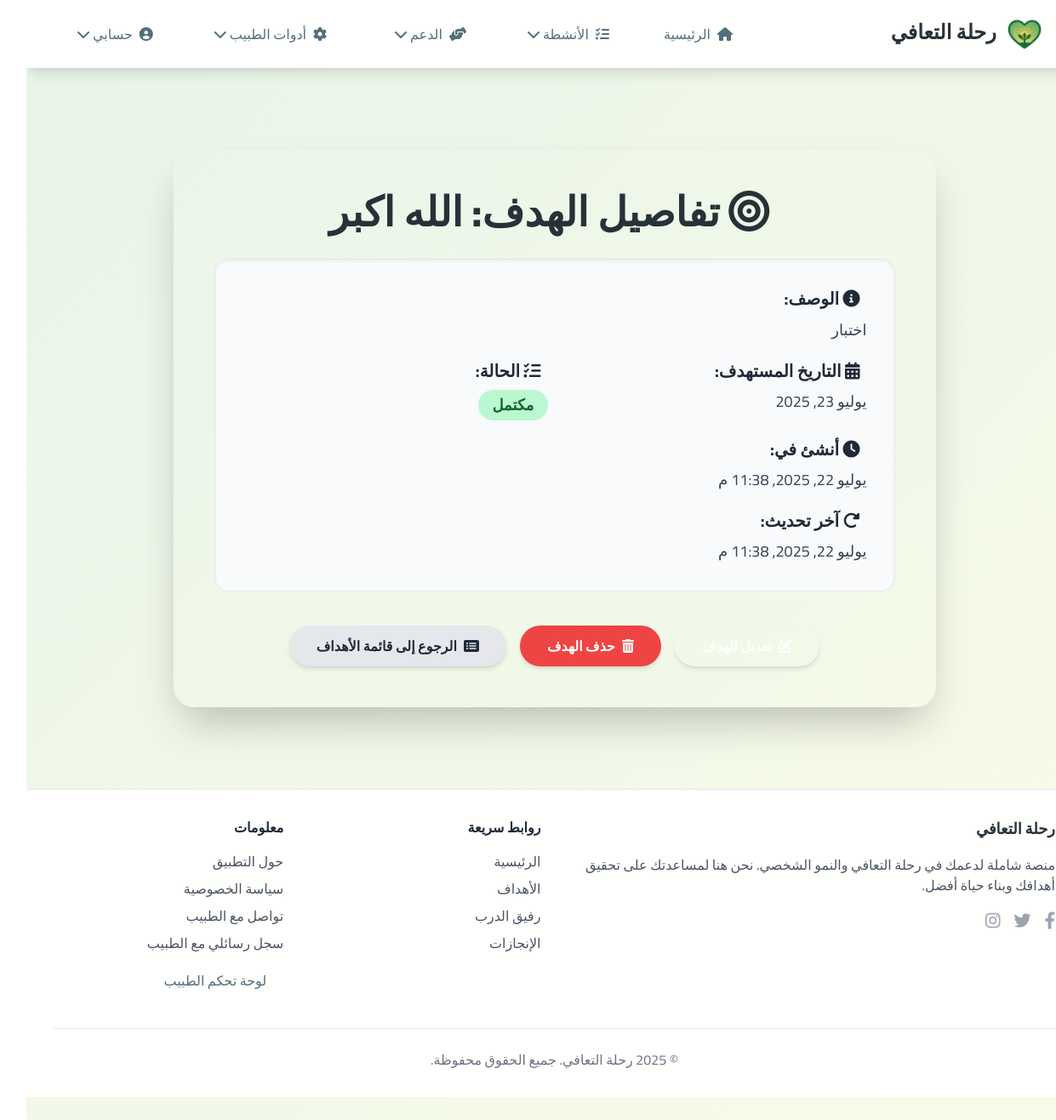
/goals/2/ (signed in), run on the app's committed database.
### goals/models.py (models this page shows, shortened)
class Goal(models.Model):
    user = models.ForeignKey(
        settings.AUTH_USER_MODEL,
        on_delete=models.CASCADE,
        related_name='goals',
        verbose_name="المستخدم"
    )
    title = models.CharField(max_length=200, verbose_name="عنوان الهدف")
    description = models.TextField(blank=True, verbose_name="الوصف")
    target_date = models.DateField(null=True, blank=True, verbose_name="التاريخ المستهدف")
    STATUS_CHOICES = [
        ('pending', 'قيد الانتظار'),
        ('in_progress', 'قيد التنفيذ'),
        ('completed', 'مكتمل'),
        ('cancelled', 'ملغي'),
    ]
    status = models.CharField(
        max_length=20,
        choices=STATUS_CHOICES,
        default='pending',
        verbose_name="الحالة"
    )
    created_at = models.DateTimeField(auto_now_add=True, verbose_name="تاريخ الإنشاء")
    updated_at = models.DateTimeField(auto_now=True, verbose_name="آخر تحديث")
    class Meta:
        ordering = ['-created_at']
        verbose_name = "هدف"
        verbose_name_plural = "أهداف"
    @property
    def is_overdue(self):
        if self.target_date and self.target_date < timezone.localdate() and self.status not in ['completed', 'cancelled']:
            return True
        return False

### goals/views.py (the view)
# urls.py: path('<int:pk>/', views.goal_detail, name='goal_detail'),
@login_required
def goal_detail(request, pk):
    goal = get_object_or_404(Goal, pk=pk, user=request.user)
    context = {
        'goal': goal,
    }
    return render(request, 'goals/goal_detail.html', context)

### goals/templates/goals/goal_detail.html (shortened to what this page needs)
{% extends 'base.html' %}
{% load static %}
{% block content %}
<div class="max-w-4xl mx-auto bg-surface rounded-3xl shadow-2xl p-8 md:p-12 my-8 animate-fade-in-up">
    <h1 class="text-4xl md:text-5xl font-extrabold text-center mb-8 leading-tight"
        style="color: var(--color-text-primary);">
        <i class="fas fa-bullseye text-primary-dark mr-3"></i> تفاصيل الهدف: <span class="text-primary">{{ goal.title }}</span>
    </h1>
    <div class="bg-gray-50 p-6 md:p-8 rounded-2xl shadow-inner border border-gray-200 mb-8 space-y-5">
        <div>
            <h3 class="text-xl font-bold text-gray-800 mb-2"><i class="fas fa-info-circle mr-2"></i> الوصف:</h3>
            <p class="text-gray-700 leading-relaxed text-lg whitespace-pre-wrap">{{ goal.description|default:"لا يوجد وصف." }}</p>
        </div>
        <div class="grid grid-cols-1 md:grid-cols-2 gap-4">
            <div>
                <h3 class="text-xl font-bold text-gray-800 mb-2"><i class="fas fa-calendar-alt mr-2"></i> التاريخ المستهدف:</h3>
                <p class="text-gray-700 text-lg">
                    {% if goal.target_date %}
                        {{ goal.target_date|date:"F j, Y" }}
                    {% else %}
                        غير محدد
                    {% endif %}
                </p>
            </div>
            <div>
                <h3 class="text-xl font-bold text-gray-800 mb-2"><i class="fas fa-tasks mr-2"></i> الحالة:</h3>
                <p class="text-lg font-semibold flex items-center">
                    <span class="px-4 py-1 rounded-full
                                 {% if goal.status == 'completed' %}bg-green-200 text-green-800
                                 {% elif goal.status == 'in_progress' %}bg-blue-200 text-blue-800
                                 {% elif goal.status == 'overdue' %}bg-red-200 text-red-800
                                 {% elif goal.status == 'cancelled' %}bg-gray-300 text-gray-800
                                 {% else %}bg-yellow-200 text-yellow-800{% endif %}">
                        {{ goal.get_status_display }}
                    </span>
                </p>
            </div>
        </div>
        <div>
            <h3 class="text-xl font-bold text-gray-800 mb-2"><i class="fas fa-clock mr-2"></i> أنشئ في:</h3>
            <p class="text-gray-700 text-lg">{{ goal.created_at|date:"F j, Y, P" }}</p>
        </div>
        <div>
            <h3 class="text-xl font-bold text-gray-800 mb-2"><i class="fas fa-redo-alt mr-2"></i> آخر تحديث:</h3>
            <p class="text-gray-700 text-lg">{{ goal.updated_at|date:"F j, Y, P" }}</p>
        </div>
    </div>
    <div class="flex flex-col sm:flex-row justify-center space-y-4 sm:space-y-0 sm:space-x-4 rtl:space-x-reverse mt-10">
        <a href="{% url 'goals:goal_edit' goal.pk %}"
           class="inline-flex items-center justify-center
                  bg-primary text-white font-bold py-3 px-8 rounded-full shadow-md
                  hover:scale-105 hover:bg-primary-dark transition duration-300 ease-in-out
                  focus:outline-none focus:ring-4 focus:ring-primary-light focus:ring-opacity-75">
            <i class="fas fa-edit mr-2 rtl:mr-0 rtl:ml-2"></i> تعديل الهدف
        </a>
        <a href="{% url 'goals:goal_confirm_delete' goal.pk %}"
           class="inline-flex items-center justify-center
                  bg-red-500 text-white font-bold py-3 px-8 rounded-full shadow-md
                  hover:scale-105 hover:bg-red-600 transition duration-300 ease-in-out
                  focus:outline-none focus:ring-4 focus:ring-red-300 focus:ring-opacity-75">
            <i class="fas fa-trash-alt mr-2 rtl:mr-0 rtl:ml-2"></i> حذف الهدف
        </a>
        <a href="{% url 'goals:goals_list' %}"
           class="inline-flex items-center justify-center
                  bg-gray-200 text-gray-800 font-bold py-3 px-8 rounded-full shadow-md
                  hover:bg-gray-300 hover:scale-105 transition duration-300 ease-in-out
                  focus:outline-none focus:ring-4 focus:ring-gray-400 focus:ring-opacity-75">
            <i class="fas fa-list-alt mr-2 rtl:mr-0 rtl:ml-2"></i> الرجوع إلى قائمة الأهداف
        </a>
    </div>
</div>
{% endblock %}

### templates/base.html (style rules this page uses)
:root { --color-bg: #F8F9FA; --color-surface: #FFFFFF; --color-primary: #4CAF50; --color-primary-dark: #388E3C; --color-primary-light: #81C784; --color-secondary: #2196F3; --color-accent: #FFC107; --color-text-primary: #263238; --color-text-secondary: #546E7A; --color-border: #E0E0E0; --color-danger: #F44336; }
* { box-sizing: border-box; }
html { height: 100%; }
body { font-family: 'Cairo', sans-serif; background: linear-gradient(-45deg, var(--color-bg), #e0f2f7, #fffde7, #e8f5e9); background-size: 400% 400%; animation: gradientBG 20s ease infinite; color: var(--color-text-primary); line-height: 1.6; min-height: 100vh; display: flex; flex-direction: column; }
.animate-fade-in-up { animation: fadeInUp 0.6s ease-out forwards; }

### data on the page
Goal: title "الله اكبر", description "اختبار", target_date "يوليو 23, 2025", status "مكتمل"
